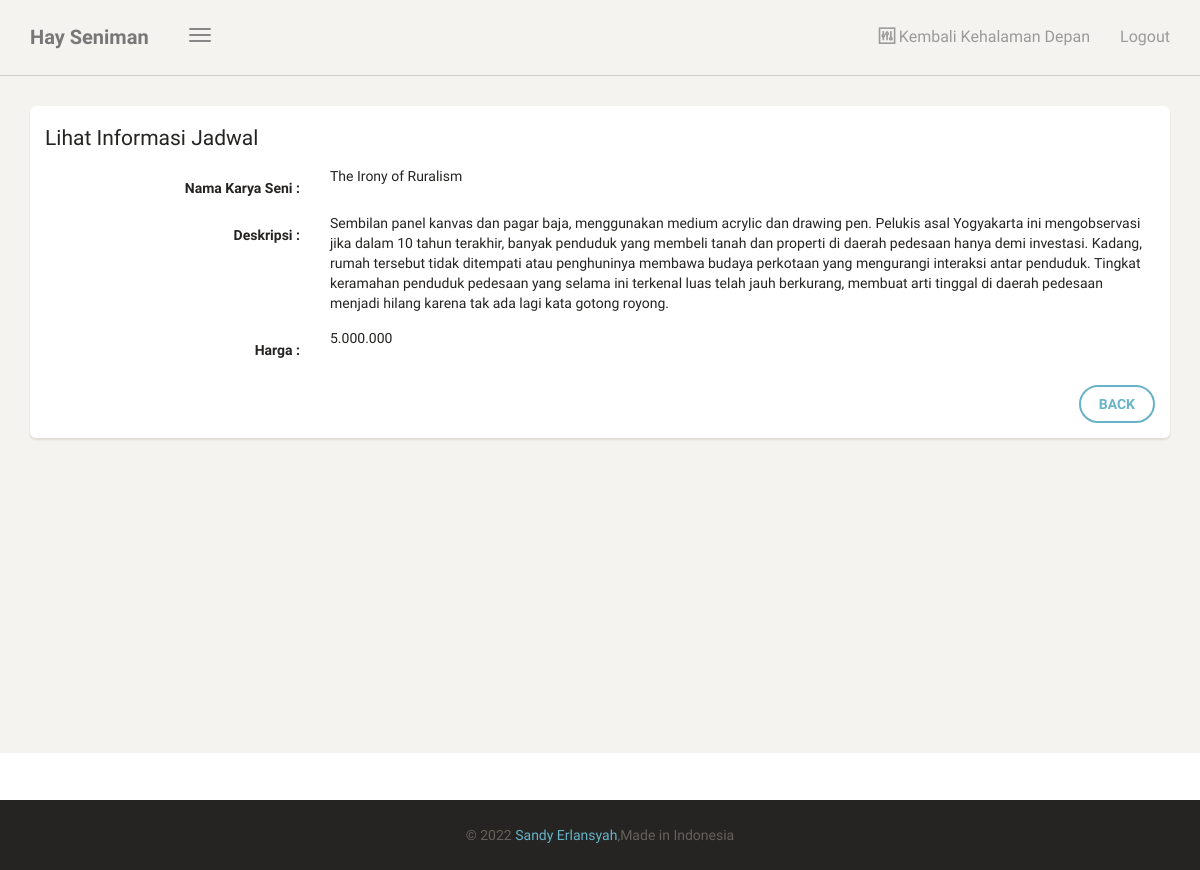
Screenshot of /dashboard/artikel/lihat/3 (signed in) with the database file from the repository.
### karya/models.py (models this page shows, shortened)
class Artikel(models.Model):
    nama = models.CharField(max_length=100,blank=True,null=True)
    deskripsi = models.CharField(max_length=100,blank=True,null=True)
    pencipta = models.CharField(max_length=100,blank=True,null=True)
    kategori = models.ForeignKey(Kategori, on_delete=models.CASCADE)
    harga = models.CharField(max_length=100,blank=True,null=True)
    class Meta:
        verbose_name_plural = "Artikel"

### karya/views.py (the view)
# urls.py: path('artikel/lihat/<str:id>',lihat_artikel, name='lihat_artikel'),
@login_required
def lihat_artikel(request, id):
    template_name = "back/lihat_artikel.html"
    artikel = Artikel.objects.get(id=id)
    context = {
        'title' : 'Lihat Informasi Jadwal',
        'artikel' : artikel,
    }
    return render(request, template_name, context)

### templates/back/lihat_artikel.html (shortened to what this page needs)
{% extends 'back/base.html' %}
{% block content %}
<div class="content">
            <div class="col-md-12">
                <div class="card">
                    <form class="form-horizontal" method="POST">
                        <div class="card-header">
                            <h4 class="card-title">
                                {{ title }}
                            </h4>
                        </div>
                        <div class="card-content">
                            <div class="form-group">
                                <label class="col-md-3 control-label">Nama Karya Seni  :</label>
                                <div class="col-md-9">
                                   {{ artikel.nama }}
                                </div>
                            </div>
                            <div class="form-group">
                                <label class="col-md-3 control-label">Deskripsi :</label>
                                <div class="col-md-9">
                                    {{ artikel.deskripsi }}
                                </div>
                            </div>
                            <div class="form-group">
                                <label class="col-md-3 control-label">Harga :</label>
                                <div class="col-md-9">
                                    {{ artikel.harga }}
                                </div>
                            </div>
                        </div>
                        <div class="card-footer text-right">
                            <div class="form-group">
                                <label class="col-md-3"></label>
                                <div class="col-md-9">
                                    <a class="btn btn-info" href="{% url 'tabel_artikel' %}">BACK</a>
                                </div>
                            </div>
                        </div>
                    </form>
                </div>
            </div>
        </div>
    </div>
{% endblock content %}

### rows the page displays
Artikel: nama "The Irony of Ruralism", deskripsi "Sembilan panel kanvas dan pagar baja, menggunakan medium acrylic dan drawing pen. Pelukis asal Yogyakarta ini mengobservasi jika dalam 10 tahun terakhir, banyak penduduk yang membeli tanah dan properti di daerah pedesaan hanya demi investasi. Kadang, rumah tersebut tidak ditempati atau penghuninya membawa budaya perkotaan yang mengurangi interaksi antar penduduk. Tingkat keramahan penduduk pedesaan yang selama ini terkenal luas telah jauh berkurang, membuat arti tinggal di daerah pedesaan menjadi hilang karena tak ada lagi kata gotong royong.", harga "5.000.000"

### other values shown
{{ title }} "Lihat Informasi Jadwal"
